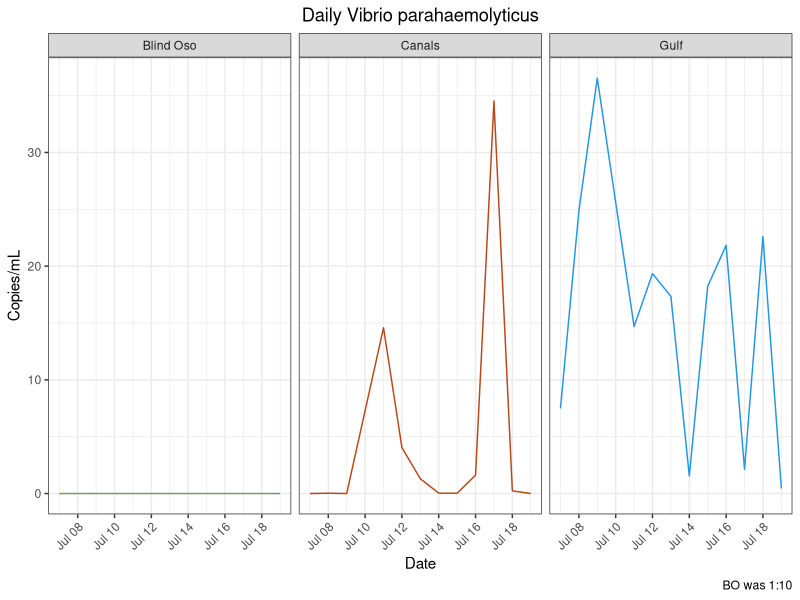
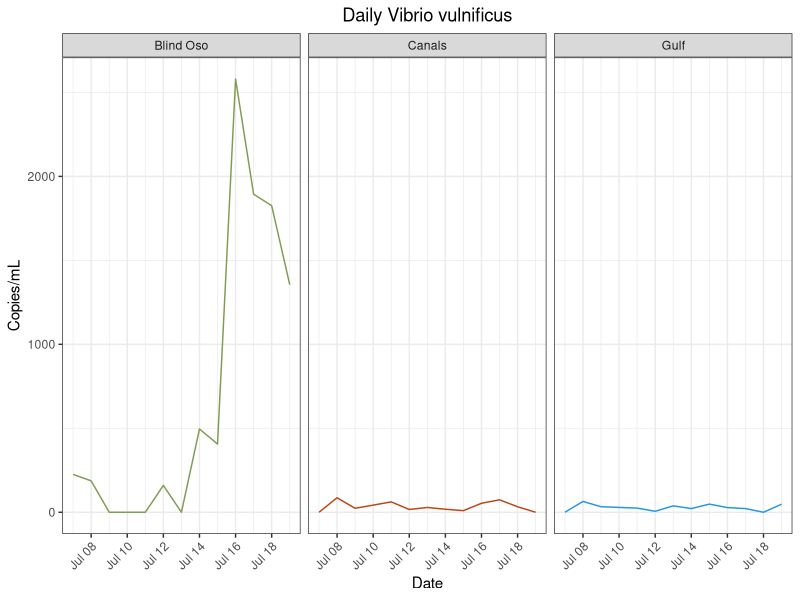
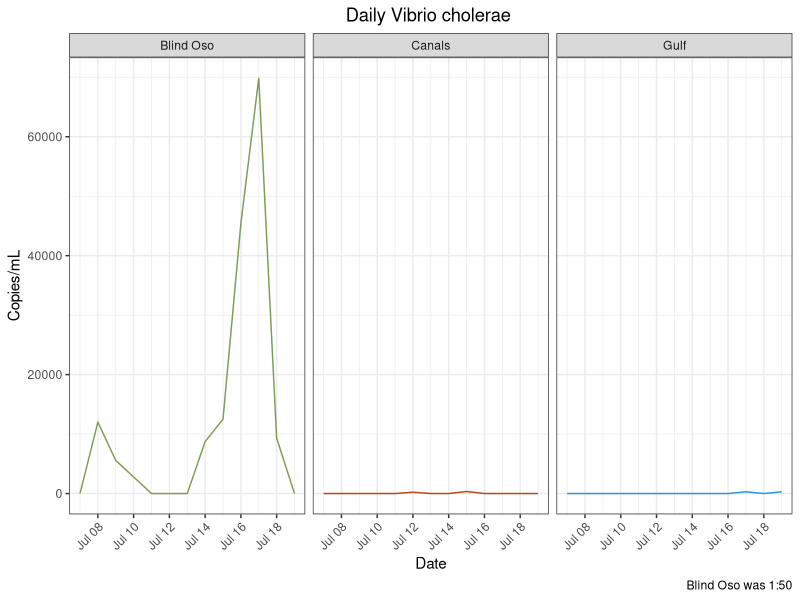
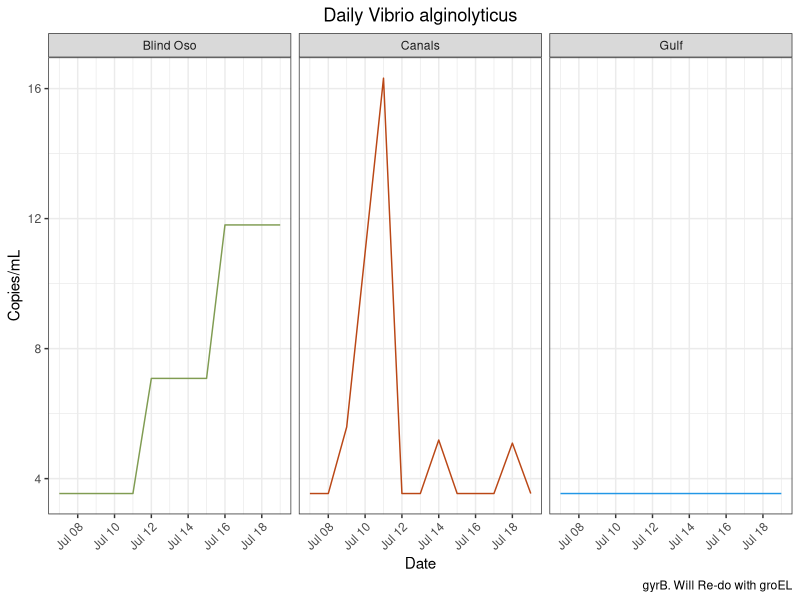
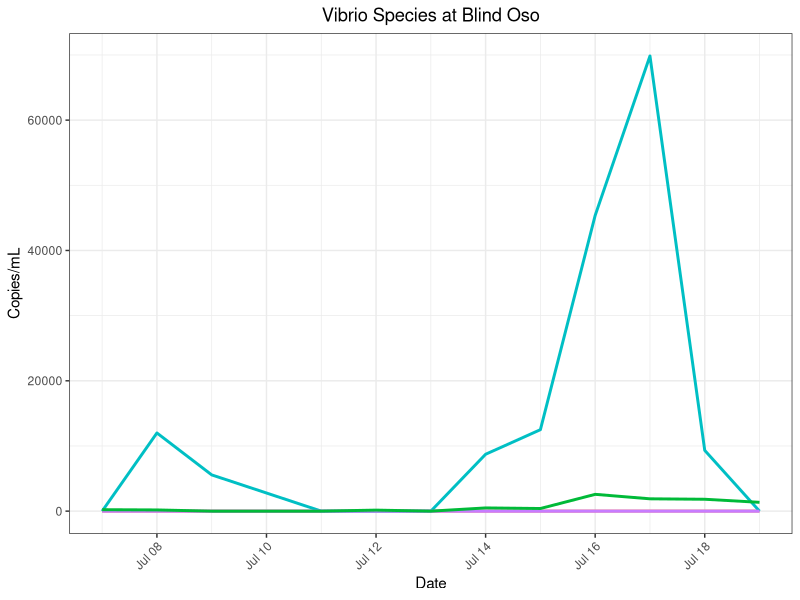
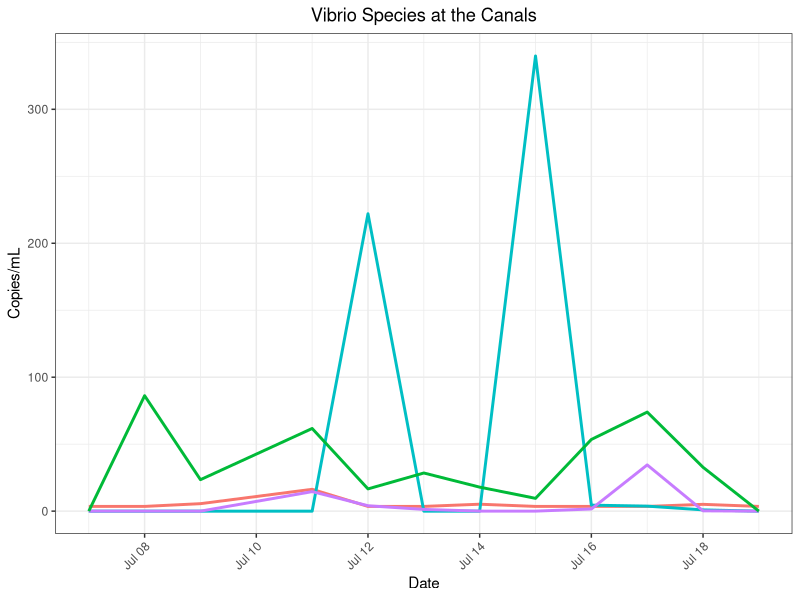
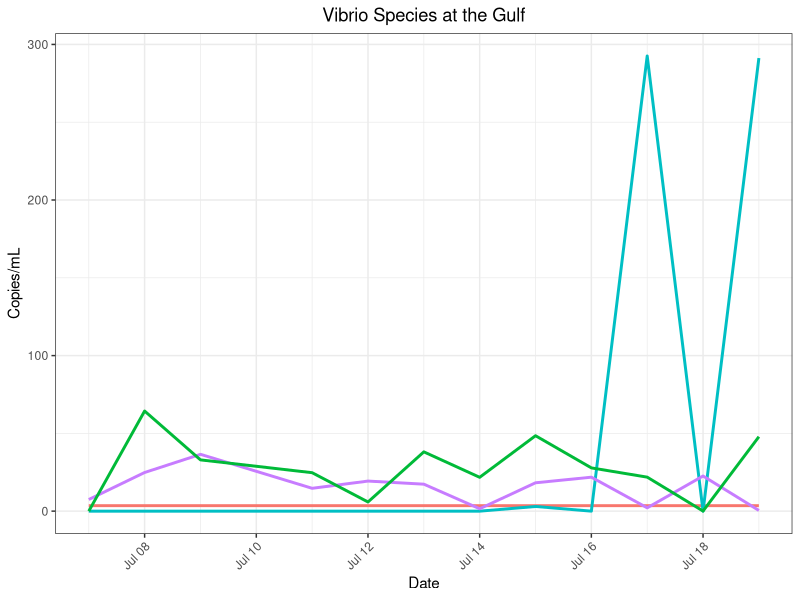
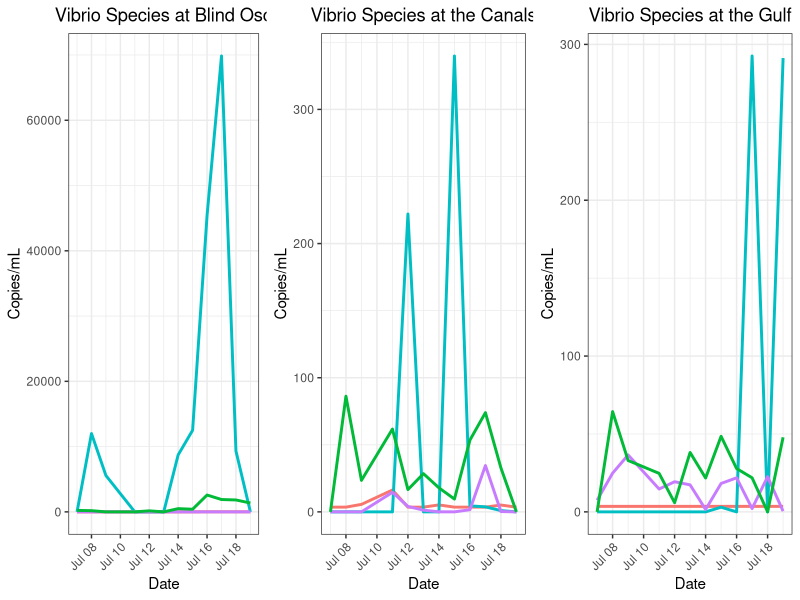

These charts were generated, in order, by the following R code:
## ---- chunk 1
library(here)
library(tidyverse)
library(lubridate)
library(ggpubr) #Stacking Plots
## ---- chunk 2
vp<- read_csv(here("data", "processed_data","qpcr", "vp_clean_copies.csv"))
vp_m<- read_csv(here("data", "processed_data","qpcr","vp_mon_clean_copies.csv")) 

vv<- read_csv(here("data", "processed_data","qpcr","vv_clean_copies_redo.csv")) #Trial two is best. Other trials exist too. 
vv_m<- read_csv(here("data", "processed_data","qpcr","vv_clean_copies_mon.csv"))

vc<- read_csv(here("data", "processed_data","qpcr", "vc_clean_copies_daily.csv")) #Daily
vc_m<- read_csv(here("data", "processed_data", "qpcr","vc_clean_copies_mon.csv"))#Monthly
vc_bo<- read_csv(here("data", "processed_data","qpcr","vc_clean_copies_dail_1_50.csv")) #Ran 1:50. with 5 reps (run with 2 reps + run with 3 reps)
#vc_bo_50<- read_csv(here("data", "processed_data","vc_clean_copies_daily_1_50_2reps.csv"))#Just reps 4 and 5 to compare. This looks fine, but I removed the code so as to clean up this script.

va<- read_csv(here("data", "processed_data","qpcr", "va_clean_copies_daily.csv"))
va_m<-  read_csv(here("data", "processed_data","qpcr", "va_clean_copies_monthly.csv"))
## ---- chunk 3
vv<- vv %>%
  mutate(site = recode(site, "BO" = "Blind Oso")) %>%
  mutate(site = recode(site, "C2" = "Canals")) %>%
  mutate(site = recode(site, "RD" = "Gulf"))

vp<- vp %>%
  mutate(site = recode(site, "BO" = "Blind Oso")) %>%
  mutate(site = recode(site, "C2" = "Canals")) %>%
  mutate(site = recode(site, "RD" = "Gulf"))

vc<- vc %>%
  mutate(site = recode(site, "BO" = "Blind Oso")) %>%
  mutate(site = recode(site, "C2" = "Canals")) %>%
  mutate(site = recode(site, "RD" = "Gulf"))
vc_bo<- vc_bo %>%
  mutate(site = recode(site, "BO" = "Blind Oso")) %>%
  mutate(site = recode(site, "C2" = "Canals")) %>%
  mutate(site = recode(site, "RD" = "Gulf"))
#vc_bo_50<- vc_bo_50 %>%
 # mutate(site = recode(site, "BO" = "Blind Oso")) %>%
 # mutate(site = recode(site, "C2" = "Canals")) %>%
 # mutate(site = recode(site, "RD" = "Gulf"))

va<- va %>%
  mutate(site = recode(site, "BO" = "Blind Oso")) %>%
  mutate(site = recode(site, "C2" = "Canals")) %>%
  mutate(site = recode(site, "RD" = "Gulf"))
## ---- chunk 4
vc<- 
  vc %>%
  filter(!site %in% "Blind Oso")  #Gets rid of old BO 
  
vc_d<- rbind(vc, vc_bo) #Adds new BO to C2 and RD
## ---- chunk 5
#Vp Mon
vp_m<- vp_m %>%
  select(!...1) 
jul_bo = data.frame(date = as.Date("2022-07-07"), copies_mL=0, site = "BO")
jul_c2 = data.frame(date = as.Date("2022-07-07"), copies_mL=0, site = "C2")
jul_rd = data.frame(date = as.Date("2022-07-07"), copies_mL=7.49310194, site = "RD")
vp_m = rbind(jul_bo, jul_c2, jul_rd, vp_m) %>%
  mutate(site = recode(site, "BO" = "Blind Oso")) %>%
  mutate(site = recode(site, "C2" = "Canals")) %>%
  mutate(site = recode(site, "RD" = "Gulf"))
                     

#Vv Mon
vv_m<- vv_m %>%
  select(!...1) 
jul_bo = data.frame(date = as.Date("2022-07-07"), copies_mL=0, site = "BO")
jul_c2 = data.frame(date = as.Date("2022-07-07"), copies_mL=0, site = "C2")
jul_rd = data.frame(date = as.Date("2022-07-07"), copies_mL=7.49310194, site = "RD")
vv_m = rbind(jul_bo, jul_c2, jul_rd, vv_m)%>%
  mutate(site = recode(site, "BO" = "Blind Oso")) %>%
  mutate(site = recode(site, "C2" = "Canals")) %>%
  mutate(site = recode(site, "RD" = "Gulf"))

vc_m<- vc_m %>%
  select(!...1) 
  jul_bo = data.frame(date = as.Date("2022-07-07"), copies_mL=263.208407, site = "BO")
  jul_c2 = data.frame(date = as.Date("2022-07-07"), copies_mL=0, site = "C2")
  jul_rd = data.frame(date = as.Date("2022-07-07"), copies_mL=0, site = "RD")
  vc_m = rbind(jul_bo, jul_c2, jul_rd, vc_m)%>%
    mutate(site = recode(site, "BO" = "Blind Oso")) %>%
    mutate(site = recode(site, "C2" = "Canals")) %>%
    mutate(site = recode(site, "RD" = "Gulf"))
  
 va_m<- va_m %>%
  select(!...1) 
  jul_bo = data.frame(date = as.Date("2022-07-07"), copies_mL=0, site = "BO")
  jul_c2 = data.frame(date = as.Date("2022-07-07"), copies_mL=5.494766, site = "C2")
  jul_rd = data.frame(date = as.Date("2022-07-07"), copies_mL=0, site = "RD")
  va_m = rbind(jul_bo, jul_c2, jul_rd, va_m)%>%
    mutate(site = recode(site, "BO" = "Blind Oso")) %>%
    mutate(site = recode(site, "C2" = "Canals")) %>%
    mutate(site = recode(site, "RD" = "Gulf")) 
## ---- chunk 6
#png(file = here("results", "plots", "species_specific", "vp_daily.png"))
 vp %>%
  ggplot() + geom_line(
    aes(x = date,
        y = copies_mL,
        color = site))+ 
  facet_wrap(~site)  +
  labs(x = "Date",
       y = "Copies/mL",
       title = "Daily Vibrio parahaemolyticus",
       caption = "BO was 1:10")+
  theme_bw()+
  theme(
    plot.title = element_text(hjust = 0.5),
    axis.text.x = element_text(hjust = 1, angle = 45),
    legend.position = "none")+
  scale_color_manual(values = c("Blind Oso" = "#809C52",
                                "Canals" = "#ba4716",
                                "Gulf" = "4c848c"))
# dev.off()

 ggsave(here("results", "plots", "vp_daily.png"))
## ---- chunk 7
#png(file = here("results", "plots", "species_specific", "vv_daily.png"))

vv %>%
  #filter(!site %in% "Blind Oso") %>%
  ggplot() + geom_line(
    aes(x = date,
        y = copies_mL,
        color = site))+ 
  facet_wrap(~site)  +
  labs(x = "Date",
       y = "Copies/mL",
       title = "Daily Vibrio vulnificus")+
  theme_bw()+
  theme(
    plot.title = element_text(hjust = 0.5),
    axis.text.x = element_text(hjust = 1, angle = 45),
    legend.position = "none")+ 
  scale_color_manual(values = c("Blind Oso" = "#809C52",
                                "Canals" = "#ba4716",
                                "Gulf" = "4c848c"))
#dev.off()

 ggsave(here("results", "plots", "vv_daily.png"))
## ---- chunk 8
vc_d %>%
#filter(!site %in% "Blind Oso") %>%
  ggplot() + geom_line(
    aes(x = date,
        y = copies_mL,
        color = site))+ 
  facet_wrap(~site)  +
  labs(x = "Date",
       y = "Copies/mL",
       title = "Daily Vibrio cholerae ",
       caption = "Blind Oso was 1:50")+
  theme_bw()+
  theme(
    plot.title = element_text(hjust = 0.5),
    axis.text.x = element_text(hjust = 1, angle = 45),
    legend.position = "none")+ 
  scale_color_manual(values = c("Blind Oso" = "#809C52", #5 replicates
                                "Canals" = "#ba4716",#3
                                "Gulf" = "4c848c"))#3

 ggsave(here("results", "plots", "vc_daily.png"))
## ---- chunk 9
#png(file = here("results", "plots", "species_specific", "va_daily.png"))

va %>%
 #filter(!site %in% "Blind Oso") %>%
  ggplot() + geom_line(
    aes(x = date,
        y = copies_mL,
        color = site))+ 
  facet_wrap(~site)  +
  labs(x = "Date",
       y = "Copies/mL",
       title = "Daily Vibrio alginolyticus",
       caption = "gyrB. Will Re-do with groEL")+
  theme_bw()+
  theme(
    plot.title = element_text(hjust = 0.5),
    axis.text.x = element_text(hjust = 1, angle = 45),
    legend.position = "none")+ 
  scale_color_manual(values = c("Blind Oso" = "#809C52",
                                "Canals" = "#ba4716",
                                "Gulf" = "4c848c"))
#dev.off()

 ggsave(here("results", "plots", "va_daily.png"))
## ---- chunk 10
#Make new columns with species 
type = "vc"
vc1<- cbind(vc_d, type)

type = "vv"
vv1<- cbind(vv, type)

type = "vp"
vp1<- cbind(vp, type)

type = "va"
va1<- cbind(va,type)

#Combine datasets
master<- rbind(vc1,vp1,vv1, va1) %>%
  mutate(type = recode(type, "va" = "V. alginolyticus",
                       "vc" = "V. cholerae",
                       "vp" = "V. parahaemolyticus",
                       "vv" = "V. vulnificus"))
# Save this
saveRDS(master, file = here("data", "processed_data", "qpcr","species_copies.rds"))
## ---- chunk 11
bo_spp<- master %>%
  filter(site %in% "Blind Oso") %>%
  #filter(!type %in% "V. cholerae") %>%
  ggplot() + geom_line(
    aes(
      x = date,
      y = copies_mL,
      color = type),
    size = 1)+ 
  theme_bw()+
     labs(title = "Vibrio Species at Blind Oso",
       x = "Date",
       y = "Copies/mL",
       color = "Vibrio spp.") +
  theme(axis.text.x = element_text(hjust = 1, angle = 45),
        plot.title = element_text(hjust = 0.5),
        legend.position = "none") + 
scale_color_manual(values = c("V. alginolyticus" = "#F8766D",
                              "V. cholerae" = "#00BFC4",
                              "V. parahaemolyticus" = "#C77CFF",
                              "V. vulnificus" = "#00BA38"))

bo_spp

#dev.off()
 ggsave(here("results", "plots", "bo_all_daily.png"))
## ---- chunk 12
c2_spp<-
  master %>%
  filter(site %in% "Canals") %>%
  #filter(!type %in% "V. cholerae") %>%
  ggplot() + geom_line(
    aes(
      x = date,
      y = copies_mL,
      color = type),
    size = 1)+ 
  theme_bw()+
     labs(title = "Vibrio Species at the Canals",
       x = "Date",
       y = "Copies/mL",
       color = "Vibrio spp.") +
  theme(axis.text.x = element_text(hjust = 1, angle = 45),
        plot.title = element_text(hjust = 0.5),
        legend.position = "none") + 
scale_color_manual(values = c("V. alginolyticus" = "#F8766D",
                              "V. cholerae" = "#00BFC4",
                              "V. parahaemolyticus" = "#C77CFF",
                              "V. vulnificus" = "#00BA38"))

c2_spp

 ggsave(here("results", "plots", "c2_all_daily.png"))
## ---- chunk 13
rd_spp<-
 master %>%
  filter(site %in% "Gulf") %>%
  #filter(!type %in% "V. cholerae") %>%
  ggplot() + geom_line(
    aes(
      x = date,
      y = copies_mL,
      color = type),
    size = 1)+ 
  theme_bw()+
     labs(title = "Vibrio Species at the Gulf",
       x = "Date",
       y = "Copies/mL",
       color = "Vibrio spp.") +
  theme(axis.text.x = element_text(hjust = 1, angle = 45),
        plot.title = element_text(hjust = 0.5),
        legend.position = "none") + 
scale_color_manual(values = c("V. alginolyticus" = "#F8766D",
                              "V. cholerae" = "#00BFC4",
                              "V. parahaemolyticus" = "#C77CFF",
                              "V. vulnificus" = "#00BA38"))

rd_spp

 ggsave(here("results", "plots", "rd_all_daily.png"))
## ---- chunk 14
all_spp<-
  ggarrange(bo_spp, c2_spp, rd_spp,
            nrow = 1,
            ncol = 3)
all_spp
## ---- chunk 15
#png(file = here("results", "plots", "species_specific", "vp_mon.png"))

vp_m %>%
ggplot() + geom_line(
    aes(x = date,
        y = copies_mL,
        color = site))+ 
  geom_point(
     aes(x = date,
        y = copies_mL,
        color = site))+
  facet_wrap(~site)  +
  labs(x = "Date",
       y = "Copies/mL",
       title = "Monthly Vibrio parahaemolyticus")+
  theme_bw()+
  theme(
    plot.title = element_text(hjust = 0.5),
    axis.text.x = element_text(hjust = 1, angle = 45),
    legend.position = "none")+
  scale_color_manual(values = c("Blind Oso" = "#809C52",
                                "Canals" = "#ba4716",
                                "Gulf" = "4c848c"))+
  scale_x_date(date_breaks = "1 month", date_labels = "%b")

#dev.off()

 ggsave(here("results", "plots", "vp_monthly.png"))
## ---- chunk 16
#png(file = here("results", "plots", "species_specific", "vv_mon.png"))
 vv_m %>%
  filter(!site %in% c("E3", "NT")) %>%
 ggplot() + geom_line(
    aes(x = date,
        y = copies_mL,
        color = site))+ 
  geom_point(
     aes(x = date,
        y = copies_mL,
        color = site))+
  facet_wrap(~site)  +
  labs(x = "Date",
       y = "Copies/mL",
       title = "Monthly Vibrio vulnificus")+
  theme_bw()+
  theme(
    plot.title = element_text(hjust = 0.5),
    axis.text.x = element_text(hjust = 1, angle = 45),
    legend.position = "none")+
  scale_color_manual(values = c("Blind Oso" = "#809C52",
                                "Canals" = "#ba4716",
                                "Gulf" = "4c848c"))+
  scale_x_date(date_breaks = "1 month", date_labels = "%b")
#dev.off()

  ggsave(here("results", "plots", "vv_monthly.png"))
## ---- chunk 17
#png(file = here("results", "plots", "species_specific", "vc_mon.png"))
vc_m %>%
  #filter(!site %in% "Blind Oso") %>%
 ggplot() + geom_line(
    aes(x = date,
        y = copies_mL,
        color = site))+ 
  geom_point(
     aes(x = date,
        y = copies_mL,
        color = site))+
  facet_wrap(~site)  +
  labs(x = "Date",
       y = "Copies/mL",
       title = "Monthly Vibrio cholerae")+
  theme_bw()+
  theme(
    plot.title = element_text(hjust = 0.5),
    axis.text.x = element_text(hjust = 1, angle = 45),
    legend.position = "none")+
  scale_color_manual(values = c("Blind Oso" = "#809C52",
                                "Canals" = "#ba4716",
                                "Gulf" = "4c848c"))+
  scale_x_date(date_breaks = "1 month", date_labels = "%b")
#dev.off()

 ggsave(here("results", "plots", "vc_monthly.png"))
## ---- chunk 18

va_m %>%
  #filter(!site %in% "Blind Oso") %>%
 ggplot() + geom_line(
    aes(x = date,
        y = copies_mL,
        color = site))+ 
  geom_point(
     aes(x = date,
        y = copies_mL,
        color = site))+
  facet_wrap(~site)  +
  labs(x = "Date",
       y = "Copies/mL",
       title = "Monthly Vibrio alginolyticus")+
  theme_bw()+
  theme(
    plot.title = element_text(hjust = 0.5),
    axis.text.x = element_text(hjust = 1, angle = 45),
    legend.position = "none")+
  scale_color_manual(values = c("Blind Oso" = "#809C52",
                                "Canals" = "#ba4716",
                                "Gulf" = "4c848c"))+
  scale_x_date(date_breaks = "1 month", date_labels = "%b")

 ggsave(here("results", "plots", "va_monthly.png"))
